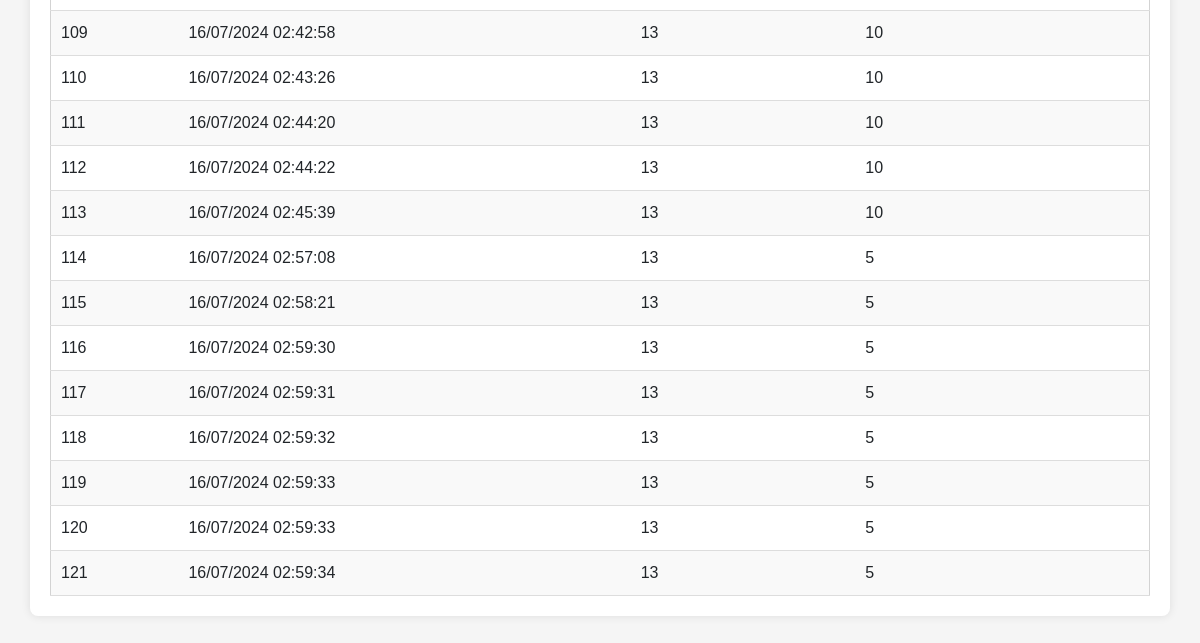
The page /users/visits.php (signed in, lower part) on the database as committed earlier.
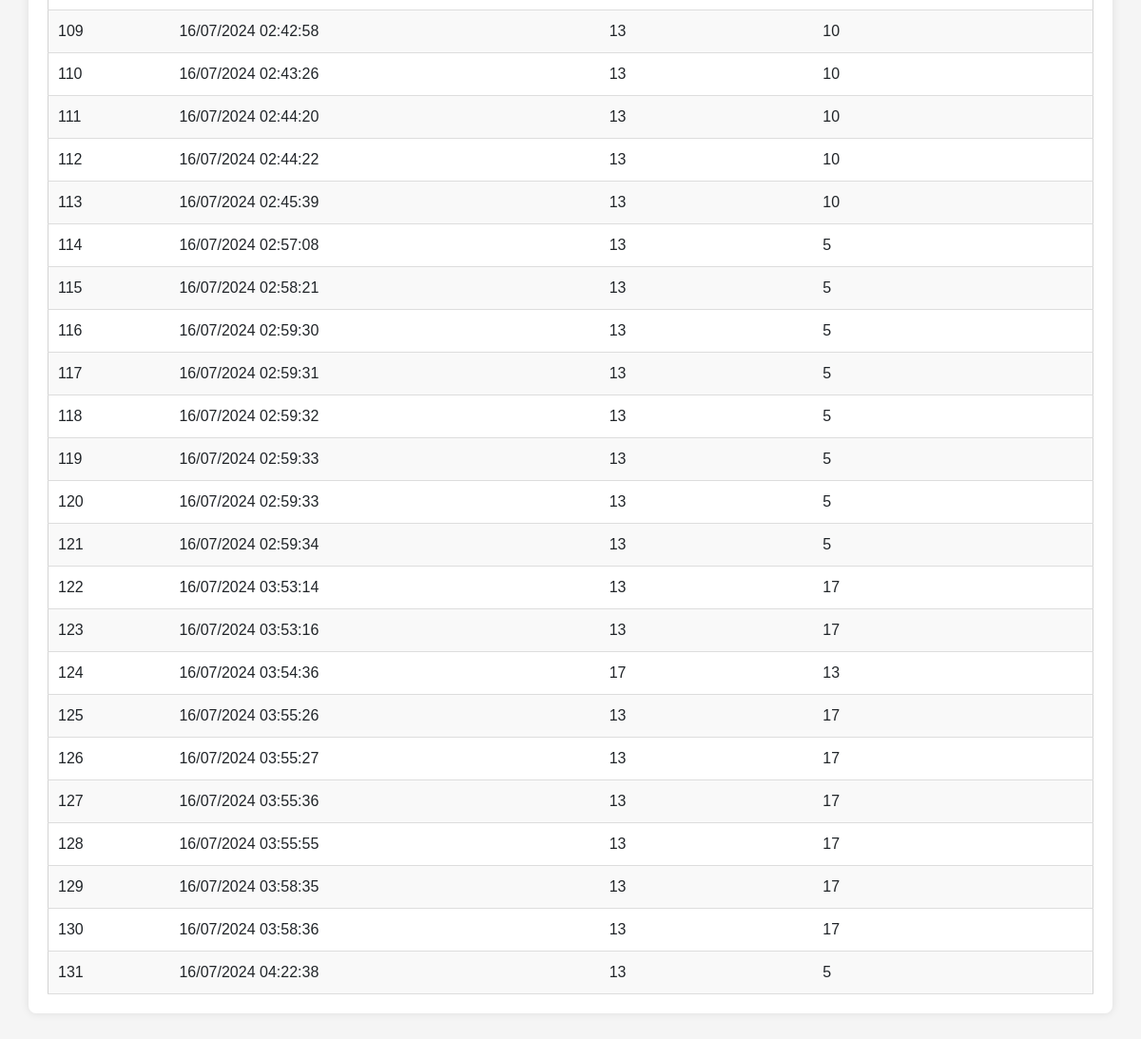
The same page on the database as committed later.
### tables this page shows
CREATE TABLE users_visits (
    id INTEGER PRIMARY KEY AUTOINCREMENT,
    id_host INTEGER,
    id_guest INTEGER,
    created_at TIMESTAMP DEFAULT CURRENT_TIMESTAMP,
    FOREIGN KEY (id_host) REFERENCES users(id),
    FOREIGN KEY (id_guest) REFERENCES users(id)
);

### src/back/config.php (called while the page is built, shortened)
<?php
    function format_date($date_string){
        return $date_string != null ? date('d/m/Y H:i:s',strtotime($date_string)) : "";
    }
?>

### users/visits.php (the view, shortened to what this page needs)
<?php
    require "../src/back/config.php";
?>
<!DOCTYPE html>
<html lang="en">
    <head>
        <?php require SRC_URL."front/head.php" ?>
    </head>
    <body>
        <section class = "table-container">
            <table>
                <tbody>
                    <?php
                        $db = db_conn();
                        $query = $db->query("SELECT * FROM users_visits WHERE id_guest = ".$_SESSION['user']['id']." OR id_host = ".$_SESSION['user']['id']);
                        $visits = [];
                        while ($row = $query->fetchArray(SQLITE3_ASSOC)) {
                            $visits[] = $row;
                        }
                        foreach ($visits as $visit) {
                            echo "<tr scope = 'row'>";
                            echo "<td>".$visit['id']."</td>";
                            echo "<td>".format_date($visit['created_at'])."</td>";
                            echo "<td>".$visit['id_guest']."</td>";
                            echo "<td>".$visit['id_host']."</td>";
                            echo "</tr>";
                        }
                    ?>
                </tbody>
            </table>
        </section>
    </body>
</html>

Rows that differ between the two databases and show on the page:
added users_visits: id "122", created_at "16/07/2024 03:53:14", id_guest "13", id_host "17"
added users_visits: id "123", created_at "16/07/2024 03:53:16", id_guest "13", id_host "17"
added users_visits: id "124", created_at "16/07/2024 03:54:36", id_guest "17", id_host "13"
added users_visits: id "125", created_at "16/07/2024 03:55:26", id_guest "13", id_host "17"
added users_visits: id "126", created_at "16/07/2024 03:55:27", id_guest "13", id_host "17"
added users_visits: id "127", created_at "16/07/2024 03:55:36", id_guest "13", id_host "17"
added users_visits: id "128", created_at "16/07/2024 03:55:55", id_guest "13", id_host "17"
added users_visits: id "129", created_at "16/07/2024 03:58:35", id_guest "13", id_host "17"
added users_visits: id "130", created_at "16/07/2024 03:58:36", id_guest "13", id_host "17"
added users_visits: id "131", created_at "16/07/2024 04:22:38", id_guest "13", id_host "5"
